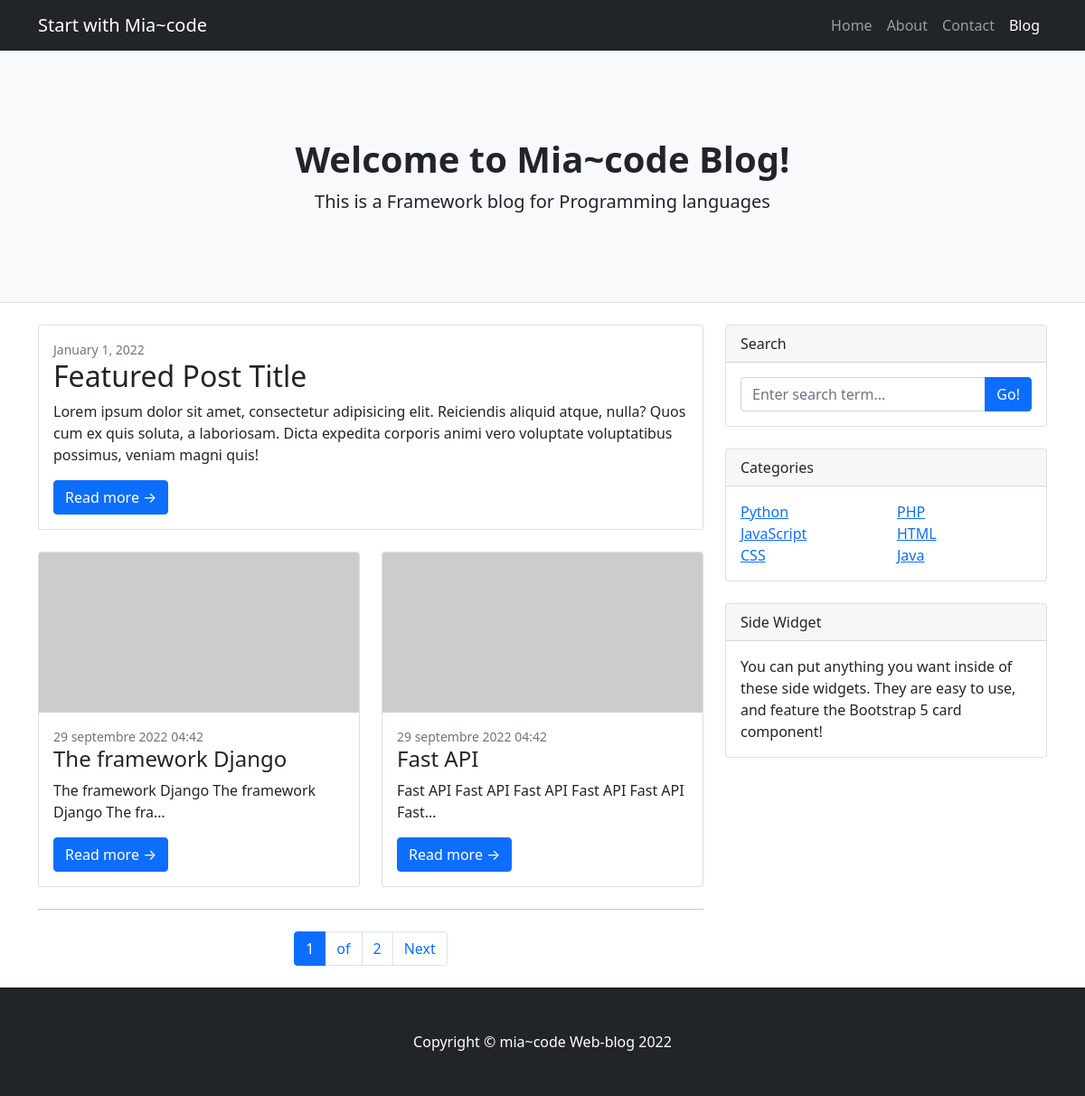
The page / on the database its author committed.
### blog/models.py (models this page shows, shortened)
class Post(models.Model):
    category       = models.ForeignKey(Category, on_delete=models.CASCADE, related_name="category_posts")
    STATUS_CHOICES = (
        ('draft', 'Draft'),
        ('published', 'Published')
    )
    title          = models.CharField(max_length=200)
    slug           = models.SlugField(max_length=200)
    body           = models.TextField()
    created        = models.DateTimeField(auto_now_add=True)
    update         = models.DateTimeField(auto_now=True)
    status         = models.CharField(choices=STATUS_CHOICES, default='draft', max_length=100)
    publish        = models.DateTimeField(default=timezone.now())
    author         = models.ForeignKey(User, on_delete=models.CASCADE,
                                    related_name='posted')
    objects = models.Manager()        #default manager
    published = PublishedManager()    #custom manager
    def get_absolute_url(self):
        return reverse('detail', args=[self.publish.year, self.publish.month, self.publish.day, self.slug])

class Category(models.Model):
    name = models.CharField(max_length=50)
    slug = models.SlugField(max_length=80)

### blog/views.py (the view)
# urls.py: path("", views.post_list, name="home"),
def post_list(request, category=None):
    posts = Post.published.all()      #Post.odject.all()
    categories = Category.objects.all()
    if category:       # or (if category is not None)
        category = get_object_or_404(Category, slug=category)
        posts = posts.filter(category=category)
    paginator = Paginator(posts, 2)
    page = request.GET.get('page')
    try:
        posts = paginator.page(page)
    except PageNotAnInteger:
        posts = paginator.page(1)
    except EmptyPage:
        posts = paginator.page(paginator.num_pages)
    context = {
        'posts':posts,
        'page':page,
        'categories':categories,
        'category':category
    }
    return render(request, "blog/post/list.html", context)

### blog/models.py (called while the page is built)
    def get_queryset(self):
        return super(PublishedManager, self).get_queryset().filter(status='published')

### blog/templates/blog/post/list.html (shortened to what this page needs)
{% extends 'base.html' %}
{% block content %}
     <header class="py-5 bg-light border-bottom mb-4">
            <div class="container">
                <div class="text-center my-5">
                    <h1 class="fw-bolder">Welcome to Mia~code Blog!</h1>
                    <p class="lead mb-0">This is a Framework blog for Programming languages</p>
                </div>
            </div>
     </header>
        <div class="container">
            <div class="row">
                <div class="col-lg-8">
                    <div class="card mb-4">
                        <div class="card-body">
                            <div class="small text-muted">January 1, 2022</div>
                            <h2 class="card-title">Featured Post Title</h2>
                            <p class="card-text">Lorem ipsum dolor sit amet, consectetur adipisicing elit. Reiciendis aliquid atque, nulla? Quos cum ex quis soluta, a laboriosam. Dicta expedita corporis animi vero voluptate voluptatibus possimus, veniam magni quis!</p>
                            <a class="btn btn-primary" href="#!">Read more →</a>
                        </div>
                    </div>
                    <div class="row">
                        {% for post in posts %}
                       <div class="col-lg-6">
                            <div class="card mb-4">
                                <a href="#!"><img class="card-img-top" src="https://dummyimage.com/700x350/dee2e6/6c757d.jpg" alt="..." /></a>
                                <div class="card-body">
                                    <div class="small text-muted">{{post.publish}}</div>
                                    <h2 class="card-title h4">{{post.title|truncatechars:20}}</h2>
                                    <p class="card-text">{{post.body|truncatechars:50}}</p>
                                    <a class="btn btn-primary" href="{{post.get_absolute_url}}">Read more →</a>
                                </div>
                            </div>
                       </div>
                        {% endfor %}
                    </div>
                    {% include 'blog/pagination.html' with page=posts %}
                </div>
                <div class="col-lg-4">
                    <div class="card mb-4">
                        <div class="card-header">Search</div>
                        <div class="card-body">
                            <div class="input-group">
                                <input class="form-control" type="text" placeholder="Enter search term..." aria-label="Enter search term..." aria-describedby="button-search" />
                                <button class="btn btn-primary" id="button-search" type="button">Go!</button>
                            </div>
                        </div>
                    </div>
                    <div class="card mb-4">
                        <div class="card-header">Categories</div>
                        <div class="card-body">
                            <div class="row">
                                {% for cat in categories %}
                                    <div class="col-sm-6">
                                        <ul class="list-unstyled mb-0">
                                            <li><a href="{% url 'category' cat.slug %}">{{ cat.name }}</a></li>
                                        </ul>
                                    </div>
                                {% endfor %}
                            </div>
                        </div>
                    </div>
                    <div class="card mb-4">
                        <div class="card-header">Side Widget</div>
                        <div class="card-body">You can put anything you want inside of these side widgets. They are easy to use, and feature the Bootstrap 5 card component!</div>
                    </div>
                </div>
            </div>
        </div>
{% endblock %}

### blog/templates/base.html (shortened to what this page needs)
<!DOCTYPE html>
{% load static %}
<html lang="en">
<head>
    <link rel="stylesheet" href="{% static 'css/styles.css' %}">
</head>
<body>
       <nav class="navbar navbar-expand-lg navbar-dark bg-dark">
            <div class="container">
                <a class="navbar-brand" href="#!">Start with Mia~code</a>
                <div class="collapse navbar-collapse" id="navbarSupportedContent">
                    <ul class="navbar-nav ms-auto mb-2 mb-lg-0">
                        <li class="nav-item"><a class="nav-link" href="/">Home</a></li>
                        <li class="nav-item"><a class="nav-link" href="#">About</a></li>
                        <li class="nav-item"><a class="nav-link" href="#!">Contact</a></li>
                        <li class="nav-item"><a class="nav-link active" aria-current="page" href="#">Blog</a></li>
                    </ul>
                </div>
            </div>
        </nav>
    {% block content %} {% endblock %}
        <footer class="py-5 bg-dark">
            <div class="container"><p class="m-0 text-center text-white">Copyright &copy; mia~code Web-blog 2022</p></div>
        </footer>
</body>
</html>

### blog/templates/blog/pagination.html (shortened to what this page needs)
<nav aria-label="Pagination">
     <hr class="my-0" />
     <ul class="pagination justify-content-center my-4">
         <li class="page-item active" aria-current="page"><a class="page-link" href="#!">{{page.number}}</a></li>
         {% if page.paginator.num_pages != page.number %}
            <li class="page-item"><a class="page-link" href="#!">of</a></li>
            <li class="page-item"><a class="page-link" href="#!">{{ page.paginator.num_pages }}</a></li>
         {% endif %}
         {% if page.has_next %}
            <li class="page-item"><a class="page-link" href="?page={{page.next_page_number}}">Next</a></li>
        {% endif %}
     </ul>
 </nav>

### rows shown on the page
Post: publish "29 septembre 2022 04:42", title "The framework Django", body "The framework Django The framework Django The fra…"
Post: publish "29 septembre 2022 04:42", title "Fast API", body "Fast API Fast API Fast API Fast API Fast API Fast…"
Category: name "Python"
Category: name "PHP"
Category: name "JavaScript"
Category: name "HTML"
Category: name "CSS"
Category: name "Java"

### other values the page prints
{{ page.number }} "1"
{{ page.paginator.num_pages }} "2"
